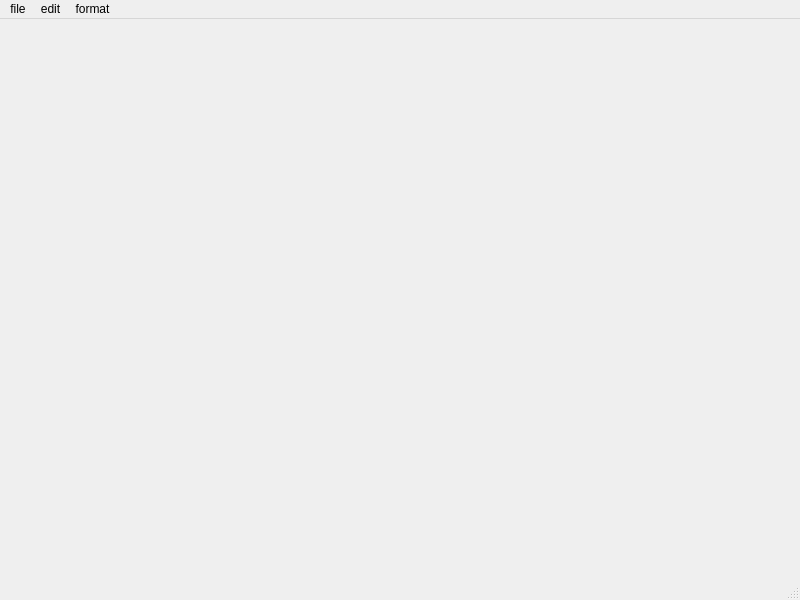
<?xml version="1.0" encoding="UTF-8"?>
<ui version="4.0">
 <class>MainWindow</class>
 <widget class="QMainWindow" name="MainWindow">
  <property name="geometry">
   <rect>
    <x>0</x>
    <y>0</y>
    <width>800</width>
    <height>600</height>
   </rect>
  </property>
  <property name="windowTitle">
   <string>MainWindow</string>
  </property>
  <widget class="QWidget" name="centralwidget"/>
  <widget class="QMenuBar" name="menubar">
   <property name="geometry">
    <rect>
     <x>0</x>
     <y>0</y>
     <width>800</width>
     <height>21</height>
    </rect>
   </property>
   <widget class="QMenu" name="menufile">
    <property name="title">
     <string>file</string>
    </property>
    <addaction name="actionnew"/>
    <addaction name="actionopen"/>
    <addaction name="actionsave"/>
    <addaction name="actionsave_as"/>
   </widget>
   <widget class="QMenu" name="menuedit">
    <property name="title">
     <string>edit</string>
    </property>
    <addaction name="actionundo"/>
    <addaction name="actioncut"/>
    <addaction name="actioncopy"/>
    <addaction name="actionpaste"/>
   </widget>
   <widget class="QMenu" name="menuformat">
    <property name="title">
     <string>format</string>
    </property>
    <addaction name="actionword_wrap"/>
    <addaction name="actionfont"/>
   </widget>
   <addaction name="menufile"/>
   <addaction name="menuedit"/>
   <addaction name="menuformat"/>
  </widget>
  <widget class="QStatusBar" name="statusbar"/>
  <action name="actionnew">
   <property name="text">
    <string>new</string>
   </property>
  </action>
  <action name="actionopen">
   <property name="text">
    <string>open</string>
   </property>
  </action>
  <action name="actionsave">
   <property name="text">
    <string>save</string>
   </property>
  </action>
  <action name="actionsave_as">
   <property name="text">
    <string>save as</string>
   </property>
  </action>
  <action name="actionundo">
   <property name="text">
    <string>undo</string>
   </property>
  </action>
  <action name="actioncut">
   <property name="text">
    <string>cut</string>
   </property>
  </action>
  <action name="actioncopy">
   <property name="text">
    <string>copy</string>
   </property>
  </action>
  <action name="actionword_wrap">
   <property name="text">
    <string>word wrap</string>
   </property>
  </action>
  <action name="actionfont">
   <property name="text">
    <string>font</string>
   </property>
  </action>
  <action name="actioncut_2">
   <property name="text">
    <string>cut</string>
   </property>
  </action>
  <action name="actioncopy_2">
   <property name="text">
    <string>copy</string>
   </property>
  </action>
  <action name="actionpaste">
   <property name="text">
    <string>paste</string>
   </property>
  </action>
 </widget>
 <resources/>
 <connections/>
</ui>
